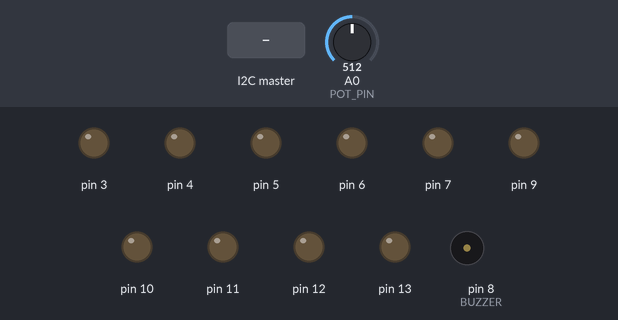
Recording of a sketch running on a simulated Arduino Uno, built with avr-gcc and run on an emulated ATmega328P. On the bench: output pins drawn as LEDs (lit = HIGH), buzzer (waves = sounding). Dashed ring = blinking. Inputs (shaded band) come from the test bench; at power-on: A0 (POT_PIN) = 512.

Above: at 1.2 s.
1.3 s: the I2C master sends the byte 1
At 2.05 s:
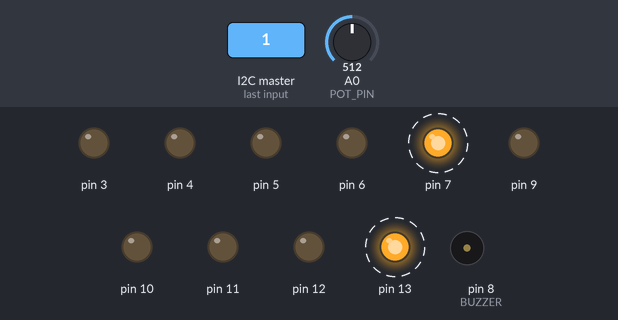
4.5 s: the I2C master sends the byte 0
At 4.5 s:
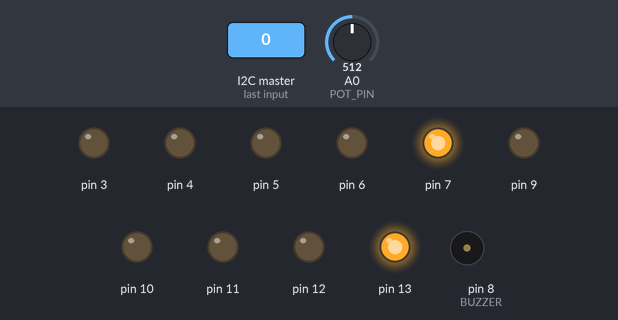
7.7 s: the I2C master sends the byte 2
At 8.25 s:
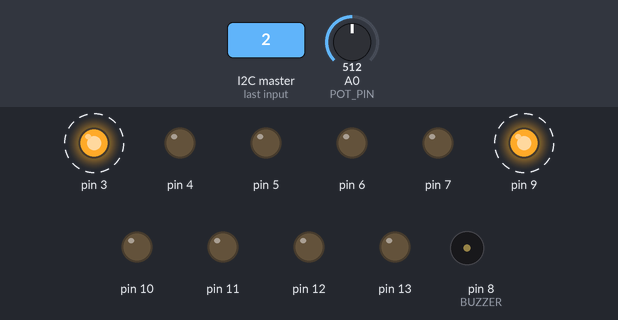
Timing chart, 0 to 16.9 s (numbered marks = the images above; inputs shaded):
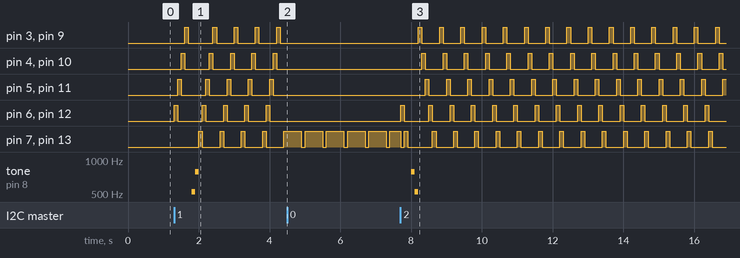

Measured:
- after the input at 1.3 s, pin 3: goes HIGH 0.10 s, LOW 0.70 s, 3 × (HIGH 0.10 s, LOW 0.50 s), HIGH 0.10 s, then LOW, starting after 0.30 s; pin 4: goes HIGH 0.10 s, LOW 0.70 s, 3 × (HIGH 0.10 s, LOW 0.50 s), HIGH 0.10 s, then LOW, starting after 0.20 s
- after the input at 4.5 s, pin 3–6, pin 9–12: stops changing and stays LOW
- after the input at 7.7 s, pin 3: alternates HIGH for 0.10 s and LOW for 0.50 s, starting after 0.50 s; pin 4: alternates HIGH for 0.10 s and LOW for 0.50 s, starting after 0.60 s

The sketch:

I2CAnalogPiArduino.ino
```cpp
#include <Wire.h>

#define SLAVE_ADD 0x08
#define NOTE_C5 523
#define NOTE_E5 659
#define NOTE_G5 784
#define BUTTON  2
#define BUZZER  8
#define POT_PIN A0

int pin;
int ledArrayHigh;
int ledArrayLow;
volatile int mode = 0;
int prevMode = 0;
boolean buttonPressed = false;
volatile int adc8 = 0;

void setup()
{
  pinMode(BUTTON, INPUT_PULLUP);
  pinMode(POT_PIN, INPUT);
  for (pin = 3; pin < 14; pin++) {
    pinMode(pin, OUTPUT);
  }

  Wire.begin(SLAVE_ADD);
  Wire.onReceive(receiveEvent);
  Wire.onRequest(requestEvent);
}

void loop()
{
  int adc = analogRead(POT_PIN);
  adc8 = map(adc, 0, 1023, 0, 255);

  if (mode != prevMode) {
    prevMode = mode;
    pin = 0;
    if (mode == 1) {
      tone(BUZZER, NOTE_C5, 100);
      delay(100);
      tone(BUZZER, NOTE_G5, 100);
      delay(100);
      noTone(BUZZER);
    }
    else if (mode == 2) {
      tone(BUZZER, NOTE_G5, 100);
      delay(100);
      tone(BUZZER, NOTE_C5, 100);
      delay(100);
      noTone(BUZZER);
    }
  }

  for (pin = 0; pin < 5; pin++) {
    if (mode == 1) {
      ledArrayHigh = 13 - pin;
      ledArrayLow = 7 - pin;
    }
    else if (mode == 2) {
      ledArrayHigh = 9 + pin;
      ledArrayLow = 3 + pin;
    }
    else if (mode == 3) {
      digitalWrite(ledArrayHigh, LOW);
      digitalWrite(ledArrayLow, LOW);
      continue;
    }
    digitalWrite(ledArrayHigh, HIGH);
    digitalWrite(ledArrayLow, HIGH);
    delay(100);
    digitalWrite(ledArrayHigh, LOW);
    digitalWrite(ledArrayLow, LOW);
    if (pin == 4) delay(100);
  }
}

// function that executes whenever data is received from master
// this function is registered as an event, see setup()
void receiveEvent(int howMany)
{
  int inData = Wire.read(); // receive byte as an integer
  Serial.println(inData); // print the integer
  mode = inData;
}

// function that executes whenever data is requested by master
// this function is registered as an event, see setup()
void requestEvent()
{
  Wire.write(adc8);
}
```
